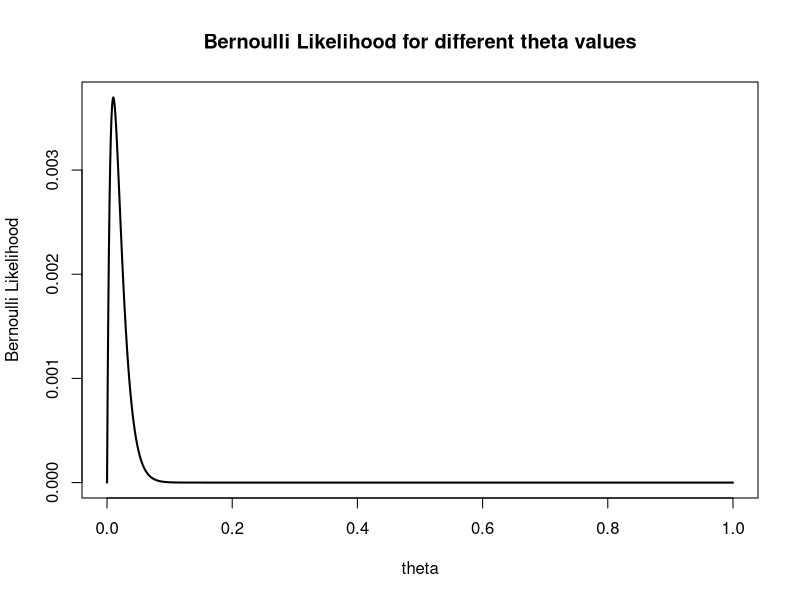
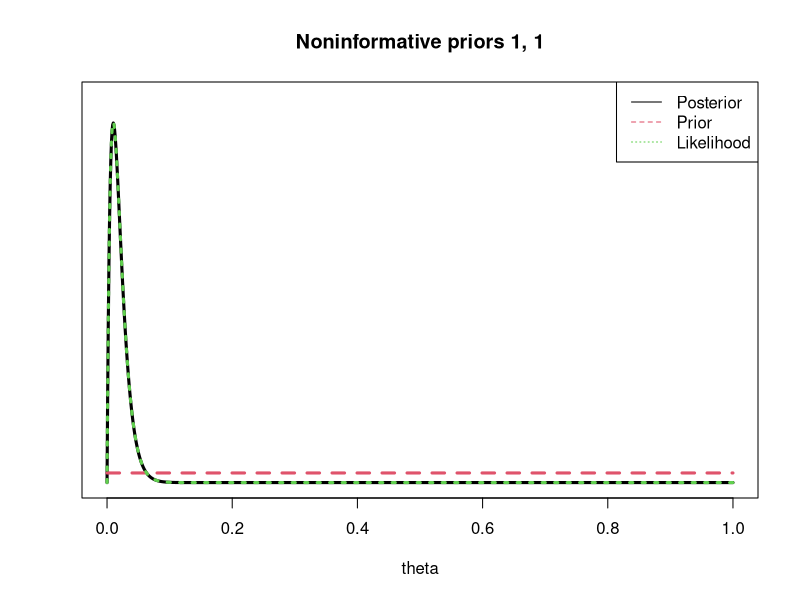
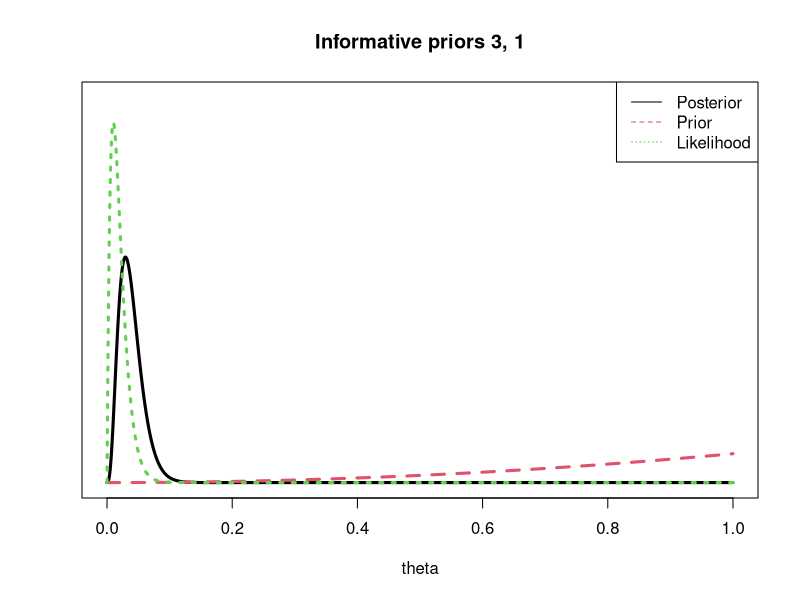
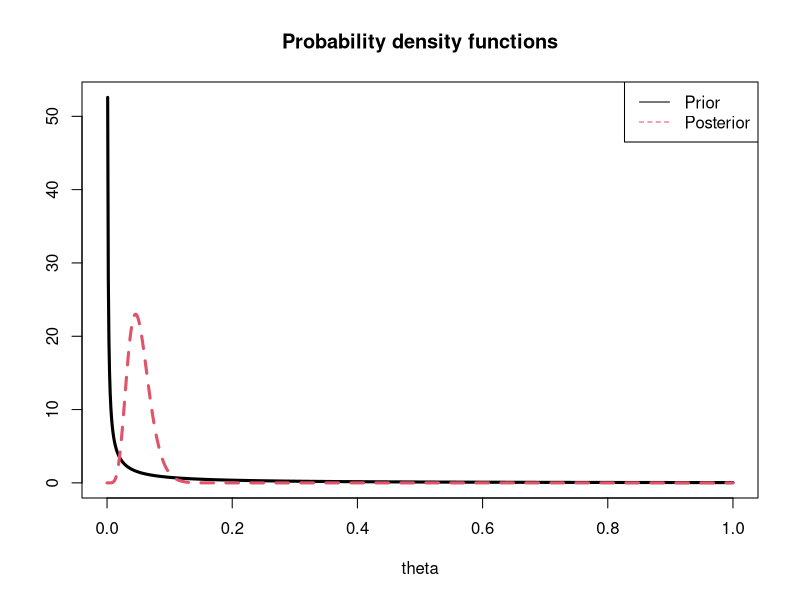

These figures' R source, in order:
## ---- chunk 1
# set seed for reproducibility
set.seed(123)
obs.data <- rbinom(n = 100, size = 1, prob = 0.01) # observed data

### Bernoulli LH Function ###
# Input: obs.data, theta
# Output: bernoulli likelihood
Bernoulli_Likelihood <- function(obs, thetas) {
  N <- length(obs)
  x <- sum(obs)
  likelihood <- (thetas^x) * (1-thetas)^(N-x)
  return(likelihood)
}

### Plot LH for a grid of theta values ###
# Create the grid #
theta_seq <- seq(0,1,length=1000)
# Store the LH values
Likelihood_seq <- Bernoulli_Likelihood(obs.data, theta_seq)
# Create the Plot
plot(theta_seq, Likelihood_seq,
     type='l', lwd=2, # line
     main='Bernoulli Likelihood for different theta values',
     xlab='theta',
     ylab='Bernoulli Likelihood')

## ---- chunk 2
prior_to_posterior <- function(obs, a_prior, b_prior) {
  N <- length(obs)
  x <- sum(obs)
  a_posterior <- a_prior + x
  b_posterior <- b_prior + N - x
  return(c(a_posterior, b_posterior))
}

# non-informative prior 1, 1
prior_to_posterior(obs.data, 1, 1)
# informative prior 3, 1
prior_to_posterior(obs.data, 3, 1)

## ---- chunk 3
# plot posterior distribution together with prior and likelihood
plot_distributions <- function(title, obs, thetas, a_prior, b_prior) {
  posteriors <- prior_to_posterior(obs, a_prior, b_prior)
  # plot posterior
  plot(thetas,
       dbeta(thetas, shape1=posteriors[1], shape2=posteriors[2]),
       main=title,
       type='l', lwd=3,
       ylab='',
       xlab='theta',
       yaxt='n',
       ylim = c(0,40))
  # add plot prior
  lines(thetas, dbeta(thetas, shape1=a_prior, shape2=b_prior), 
        col=2, lty=2, lwd=3)
  # add plot likelihood
  LH <- Bernoulli_Likelihood(obs, thetas)
  lines(thetas, 1000*LH/sum(LH), 
        col=3, lty=3, lwd=3) # normalize
  legend("topright", legend=c("Posterior", "Prior", "Likelihood"),
         lty=c(1,2,3), col=c(1,2,3))
}


plot_distributions('Noninformative priors 1, 1',
                   obs.data, theta_seq, 1, 1)
plot_distributions('Informative priors 3, 1',
                   obs.data, theta_seq, 3, 1)
## ---- chunk 4
X <- c(20.9, 69.7, 3.6, 21.8, 21.4, 0.4, 6.7, 10.0)
# prior parameters
a <- 0.1
b <- 1.0
# posterior parameters
an <- a + length(X)
bn <- b + sum(X)

theta_seq <- seq(0, 1, length=1000)

# plot prior p.d.f.
plot(theta_seq,
     dgamma(theta_seq, shape=a, rate=b),
     main='Probability density functions',
     type='l', lwd=3,
     ylab='',
     xlab='theta',
     # yaxt='n'
     # ylim = c(0,40),
     )
# add posterior p.d.f.
lines(theta_seq, dgamma(theta_seq, shape=an, rate=bn),
      col=2, lty=2, lwd=3)
legend("topright", legend=c("Prior", "Posterior"),
       lty=c(1,2), col=c(1,2))


